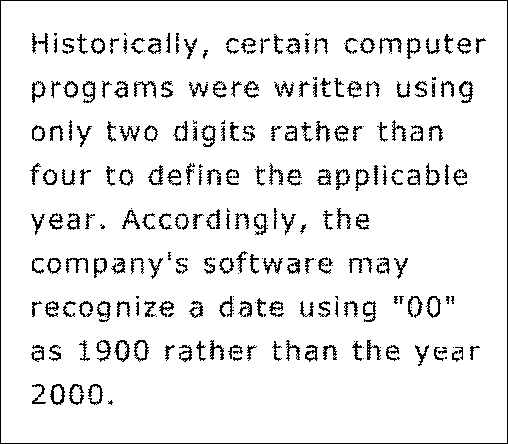
#> input picture original_image/Fig0419(a)(text_gaps_of_1_and_2_pixels).tif, 508 x 444 px
$ python '低通滤波文本例子.py'
#> lines starting #> are read from the running program, lines starting #| are printed output that depends on the picture
import numpy as np
import imageio.v2 as imageio
import matplotlib
matplotlib.use('Agg')
import matplotlib.pyplot as plt
import os


def pad_image_for_dft(image, padding_mode='reflect'):
    """
    Pads the image to a size suitable for DFT (e.g., 2*M x 2*N).
    Uses 'reflect' mode for padding to avoid dark borders.
    """
    M, N = image.shape
    P, Q = 2 * M, 2 * N  # Double the dimensions

    # Calculate padding amounts
    pad_h = P - M
    pad_w = Q - N

    # Pad the image using specified mode
    padded_image = np.pad(image, ((0, pad_h), (0, pad_w)), mode=padding_mode)

    return padded_image, (M, N)  # Return padded image and original shape


def create_gaussian_lowpass_filter(shape, D0):
    """
    Creates a Gaussian Lowpass Filter (GLPF) in the frequency domain.
    H(u,v) = exp(-D(u,v)^2 / (2*D0^2)).

    Args:
        shape (tuple): (P, Q) dimensions of the frequency domain.
        D0 (float): Cutoff frequency (standard deviation of the Gaussian).

    Returns:
        np.array: The GLPF filter mask.
    """
    P, Q = shape
    H = np.zeros((P, Q), dtype=float)

    # Center of the frequency rectangle
    center_u, center_v = P / 2, Q / 2

    # Create a grid of distances from the center
    u_coords = np.arange(P) - center_u
    v_coords = np.arange(Q) - center_v
    U, V = np.meshgrid(u_coords, v_coords, indexing='ij')
    D_uv_squared = U ** 2 + V ** 2

    # Apply GLPF formula
    if D0 == 0:
        H = np.ones(shape, dtype=float)  # Pass all frequencies if D0 is 0
    else:
        H = np.exp(-D_uv_squared / (2 * D0 ** 2))

    return H


if __name__ == "__main__":
    # Define input and output directories
    input_dir = "original_image"  # Folder where your original image is located
    output_dir = "output_image"
    os.makedirs(output_dir, exist_ok=True)  # Create output directory if it doesn't exist

    # Image filename to process
    image_filename = "Fig0419(a)(text_gaps_of_1_and_2_pixels).tif"
    image_path = os.path.join(input_dir, image_filename)
    base_name = os.path.splitext(image_filename)[0]

    print(f"\nProcessing image: {image_filename}")

    # 1. Read and convert image to 8-bit grayscale
    try:
        original_image = imageio.imread(image_path)
#> original_image: shape (444, 508); 92.1% white; black in thin lines or dots
        print(f"Successfully loaded and converted '{image_filename}' to 8-bit grayscale.")
    except FileNotFoundError:
        print(f"Error: Image file '{image_path}' not found.")
        print("Please ensure the image file is in the 'original_image' directory or provide the full path.")
        print("Creating a random 8-bit grayscale image for demonstration.")
        original_image = np.random.randint(0, 256, size=(400, 600), dtype=np.uint8)  # Demo size
    except ValueError as e:
        print(f"Error processing '{image_filename}': {e}")
        print("Creating a random 8-bit grayscale image for demonstration.")
        original_image = np.random.randint(0, 256, size=(400, 600), dtype=np.uint8)  # Demo size

    # Store original image shape for cropping later
    original_M, original_N = original_image.shape
#> original_M = 444; original_N = 508

    # 2. Pad the image for DFT using 'reflect' mode
    padded_image, _ = pad_image_for_dft(original_image, padding_mode='reflect')
#> in pad_image_for_dft, `padded_image = np.pad(image, ((0, pad_h), (0, pad_w)), mode=padding_mo..`:
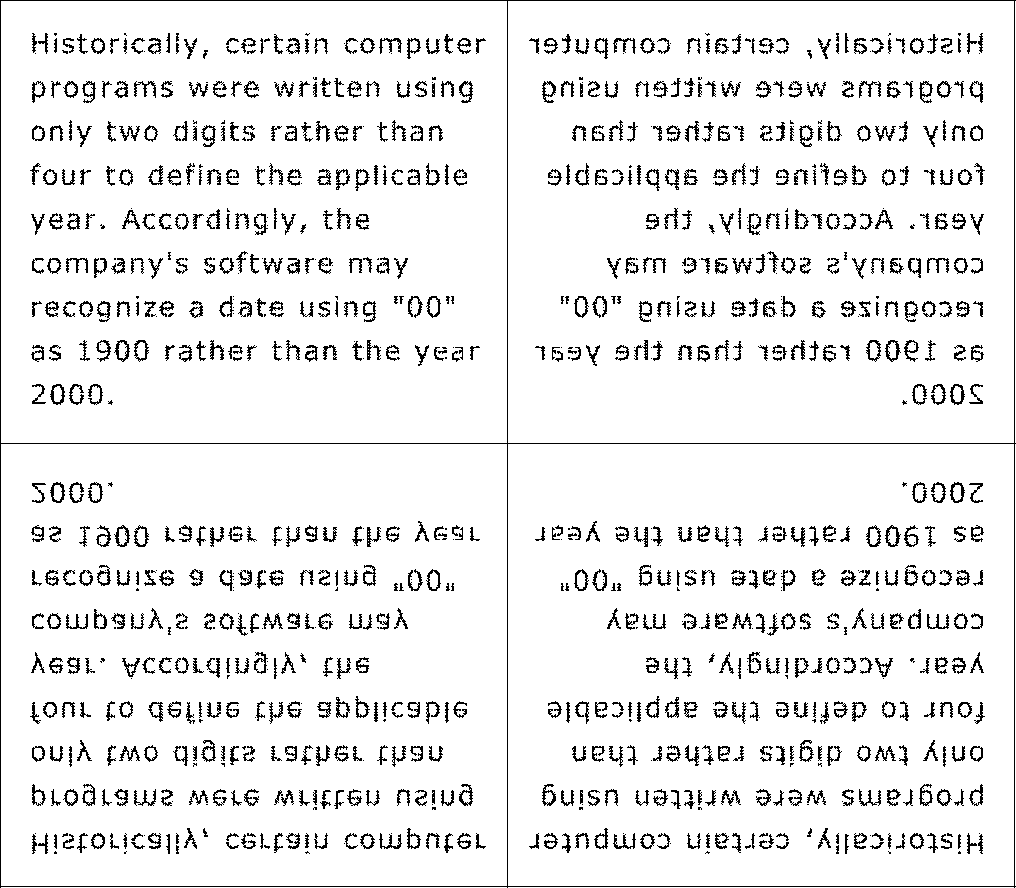
#> padded_image: shape (888, 1016); 92.3% white; black in thin lines or dots
    P, Q = padded_image.shape
#> P = 888; Q = 1016
    print(f"Image padded from {original_M}x{original_N} to {P}x{Q} using 'reflect' mode.")
#| Image padded from 444x508 to 888x1016 using 'reflect' mode.

    # 3. Compute 2D DFT and center it
    dft_original = np.fft.fft2(padded_image.astype(float))
    centered_dft = np.fft.fftshift(dft_original)
    print("Computed and centered DFT.")

    # Define cutoff frequency D0 as per textbook (D0=120)
    D0_value = 120

    # 4. Apply GLPF with D0=120
    print(f"Applying Gaussian Lowpass Filter with D0 = {D0_value}...")

    # Create GLPF mask
    H = create_gaussian_lowpass_filter((P, Q), D0_value)

    # Apply filter in frequency domain
    filtered_dft = centered_dft * H

    # Compute inverse DFT and shift back
    idft_shifted = np.fft.ifftshift(filtered_dft)
    filtered_image_complex = np.fft.ifft2(idft_shifted)

    # Take the real part and crop to original size
    filtered_image = np.real(filtered_image_complex)[0:original_M, 0:original_N]
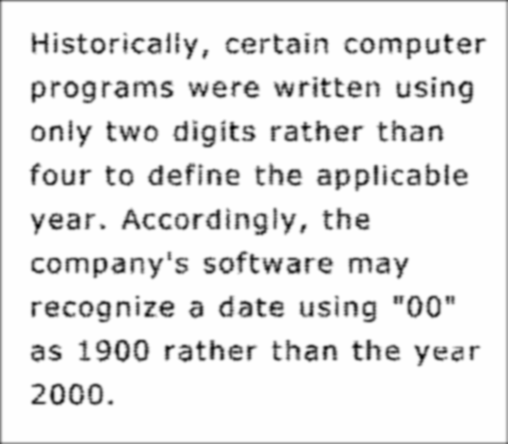
#> filtered_image: shape (444, 508) float64; min 20.21, max 255, mean 235.5; drawn with min black and max white

    # Scale to 0-255 and convert to uint8
    filtered_image = np.clip(filtered_image, 0, 255).astype(np.uint8)
    print(f"Finished GLPF with D0={D0_value}.")

    # --- Visualization (Matching Fig 4.48(a) and (b)) ---
    plt.figure(figsize=(12, 6))
    plt.suptitle(f'Text Gap Repair using GLPF for {image_filename}', fontsize=16)

    # Subplot 1: Original Image (Fig 4.48(a))
    plt.subplot(1, 2, 1)
    plt.imshow(original_image, cmap='gray', vmin=0, vmax=255)
    plt.title('a) Original Text with Gaps')
    plt.axis('off')

    # Subplot 2: Filtered Image (Fig 4.48(b))
    plt.subplot(1, 2, 2)
    plt.imshow(filtered_image, cmap='gray', vmin=0, vmax=255)
    plt.title(f'b) GLPF Filtered (D0={D0_value})')
    plt.axis('off')

    plt.tight_layout(rect=[0, 0.03, 1, 0.95])  # Adjust layout to prevent title overlap

    # --- Save Visualization and Individual Images ---
    # Save the combined visualization figure
    combined_output_path = os.path.join(output_dir, f"{base_name}_glpf_text_repair_results.png")
    plt.savefig(combined_output_path, bbox_inches='tight')
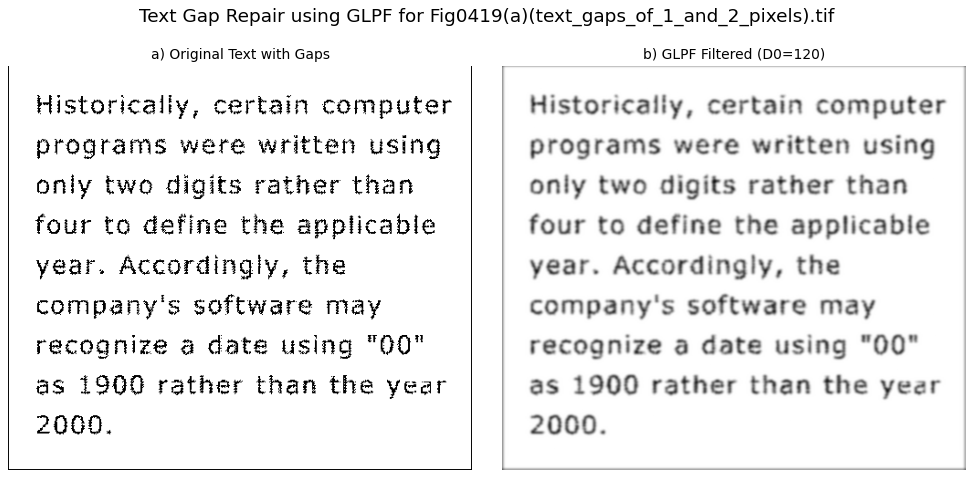
#> figure drawn by matplotlib, 2 panels
    print(f"Combined visualization saved to: {combined_output_path}")
    plt.close()  # Close the plot to free memory

    # Save the filtered image
    filtered_image_path = os.path.join(output_dir, f"{base_name}_glpf_D0_{D0_value}.tif")
    imageio.imwrite(filtered_image_path, filtered_image)
    print(f"GLPF filtered image (D0={D0_value}) saved to: {filtered_image_path}")

    print("\nImage processing complete.")
